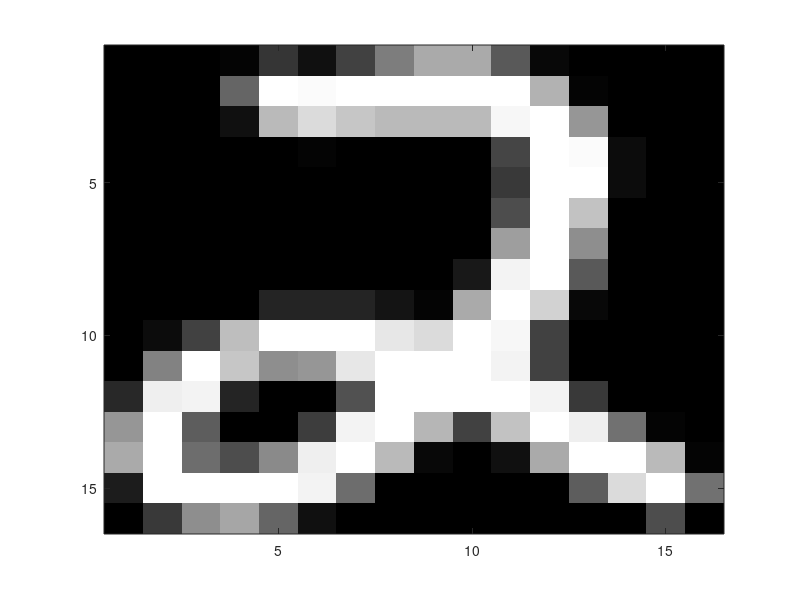

Write MATLAB code to recreate this figure. (Note: this script raises an error after producing the figure.)
%% kNN for digit classification
%% a) class 2 and 3 classification
% Training Data prep
clear all; clc;
load('usps_train.mat');
trList = find(train_label==2 | train_label==3);
x_train = double(train_data(trList,:));
y_train = double(train_label(trList));

% Test Data prep
load('usps_test.mat');
teList=find(test_label==2|test_label==3);
x_test=double(test_data(teList,:));
y_test=double(test_label(teList));

% Visualize
dig = reshape(x_train(155,:),16,16);
imagesc(dig);
colormap('gray');

%% b) Performance analysis
% digit 2 and 3
% k=1,3,5,7,10,15, plot training and test errors
k_values=[1, 3, 5, 7, 10, 15];
for i = 1:length(k_values)
predTrain = knnClassify(x_train,y_train,x_train,k_values(i));  
predTest = knnClassify(x_test,y_test,x_test,k_values(i));  

errTrain(i) = sum(loss01(predTrain,y_train'))/(2000);
errTest(i) = sum(loss01(predTest,y_test'))/(200);
end
figure; hold all; title('2,3: Training (red) and Test (blue) errors');
plot(k_values,errTrain,'r*:');
plot(k_values,errTest, 'b.-');

% -----------------------------------------------------------------------

% digit 3 and 8, compare performance to 2,3
% Training Data prep
clear all; clc;
load('usps_train.mat');
trList = find(train_label==3 | train_label==8);
x_train = double(train_data(trList,:));
y_train = double(train_label(trList));

% Test Data prep
load('usps_test.mat');
teList=find(test_label==3|test_label==8);
x_test=double(test_data(teList,:));
y_test=double(test_label(teList));

% plot training and test errors
k_values=[1, 3, 5, 7, 10, 15];
for i = 1:length(k_values)
predTrain = knnClassify(x_train,y_train,x_train,k_values(i));  
predTest = knnClassify(x_test,y_test,x_test,k_values(i));  

errTrain(i) = sum(loss01(predTrain,y_train'))/(2000);
errTest(i) = sum(loss01(predTest,y_test'))/(200);
end
figure; hold all; title('3,8: Training (red) and Test (blue) errors');
plot(k_values,errTrain,'r*:');
plot(k_values,errTest, 'b.-');
% much higher
